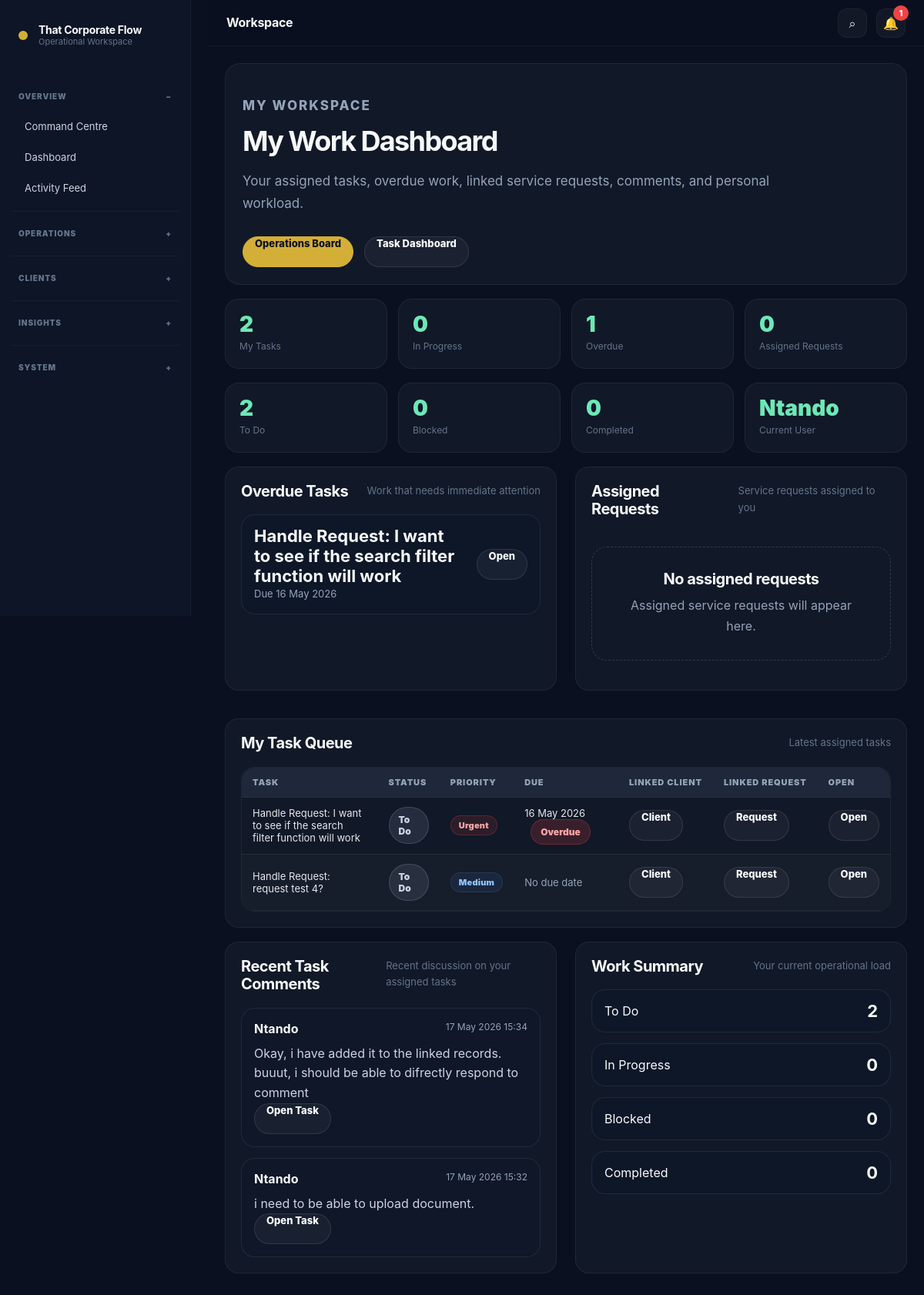
Screenshot of /operations/my-work/ (signed in) with the database file from the repository.
### accounts/models.py (models this page shows, shortened)
class CustomUser(AbstractUser):
    ROLE_CHOICES = [
        ('admin', 'Admin'),
        ('operations', 'Operations'),
        ('finance', 'Finance'),
        ('client', 'Client'),
        ('viewer', 'Viewer'),
    ]
    role = models.CharField(
        max_length=50,
        choices=ROLE_CHOICES,
        default='viewer'
    )
    company_name = models.CharField(
        max_length=255,
        blank=True
    )
    phone_number = models.CharField(
        max_length=50,
        blank=True
    )
    must_change_password = models.BooleanField(
        default=False
    )

### operations/models.py (models this page shows, shortened)
class InternalTask(models.Model):
    STATUS_CHOICES = [
        ('todo', 'To Do'),
        ('in_progress', 'In Progress'),
        ('blocked', 'Blocked'),
        ('completed', 'Completed'),
        ('cancelled', 'Cancelled'),
    ]
    PRIORITY_CHOICES = TaskTemplate.PRIORITY_CHOICES
    title = models.CharField(max_length=255)
    description = models.TextField(blank=True)
    template = models.ForeignKey(
        TaskTemplate,
        on_delete=models.SET_NULL,
        related_name='tasks',
        blank=True,
        null=True
    )
    assigned_to = models.ForeignKey(
        settings.AUTH_USER_MODEL,
        on_delete=models.SET_NULL,
        related_name='assigned_internal_tasks',
        blank=True,
        null=True
    )
    created_by = models.ForeignKey(
        settings.AUTH_USER_MODEL,
        on_delete=models.SET_NULL,
        related_name='created_internal_tasks',
        blank=True,
        null=True
    )
    linked_request = models.ForeignKey(
        'service_requests.ServiceRequest',
        on_delete=models.SET_NULL,
        related_name='internal_tasks',
        blank=True,
        null=True
    )
    linked_client = models.ForeignKey(
        'clients.ClientFolder',
        on_delete=models.SET_NULL,
        related_name='internal_tasks',
        blank=True,
        null=True
    )
    status = models.CharField(max_length=50, choices=STATUS_CHOICES, default='todo')
    priority = models.CharField(max_length=50, choices=PRIORITY_CHOICES, default='medium')
    due_date = models.DateField(blank=True, null=True)
    completed_at = models.DateTimeField(blank=True, null=True)
    created_at = models.DateTimeField(default=timezone.now)
    updated_at = models.DateTimeField(auto_now=True)
    def is_overdue(self):
        if self.due_date and self.status != 'completed':
            return timezone.now().date() > self.due_date
        return False

class InternalTaskComment(models.Model):
    task = models.ForeignKey(
        InternalTask,
        on_delete=models.CASCADE,
        related_name='comments'
    )
    author = models.ForeignKey(
        settings.AUTH_USER_MODEL,
        on_delete=models.CASCADE,
        related_name='internal_task_comments'
    )
    comment = models.TextField()
    created_at = models.DateTimeField(default=timezone.now)

### operations/views.py (the view)
# urls.py: path('my-work/', views.my_work_dashboard, name='my_work_dashboard'),
@login_required
def my_work_dashboard(request):
    my_tasks = InternalTask.objects.select_related(
        'assigned_to',
        'created_by',
        'linked_request',
        'linked_client',
    ).filter(
        assigned_to=request.user
    ).order_by('-created_at')
    overdue_tasks = []
    for task in my_tasks:
        if task.is_overdue():
            overdue_tasks.append(task)
    my_requests = request.user.assigned_requests.select_related(
        'submitted_by',
        'assigned_to',
        'linked_folder',
    ).all().order_by('-created_at')
    recent_comments = InternalTaskComment.objects.select_related(
        'task',
        'author',
    ).filter(
        task__assigned_to=request.user
    ).order_by('-created_at')[:8]
    pinned_announcements = OperationsAnnouncement.objects.filter(
        is_active=True,
        is_pinned=True
    ).order_by('-created_at')[:3]
    latest_announcements = OperationsAnnouncement.objects.filter(
        is_active=True
    ).order_by('-created_at')[:5]
    stats = {
        'total_tasks': my_tasks.count(),
        'todo': my_tasks.filter(status='todo').count(),
        'in_progress': my_tasks.filter(status='in_progress').count(),
        'blocked': my_tasks.filter(status='blocked').count(),
        'completed': my_tasks.filter(status='completed').count(),
        'overdue': len(overdue_tasks),
        'assigned_requests': my_requests.count(),
    }
    return render(request, 'operations/my_work_dashboard.html', {
        'my_tasks': my_tasks[:12],
        'overdue_tasks': overdue_tasks[:8],
        'my_requests': my_requests[:10],
        'recent_comments': recent_comments,
        'pinned_announcements': pinned_announcements,
        'latest_announcements': latest_announcements,
        'stats': stats,
    })

### notifications/context_processors.py (called while the page is built)
def unread_notifications(request):
    if request.user.is_authenticated:
        count = request.user.notifications.filter(is_read=False).count()
    else:
        count = 0
    return {
        'unread_notification_count': count,
    }

### templates/operations/my_work_dashboard.html (shortened to what this page needs)
﻿{% extends 'base.html' %}
{% block content %}
<section class='page-header'>
    <p class='eyebrow'>My Workspace</p>
    <h2>My Work Dashboard</h2>
    <p>
        Your assigned tasks, overdue work, linked service requests, comments, and personal workload.
    </p>
    <div class='hero-actions'>
        <a class='btn primary' href='{% url "task_board" %}'>
            Operations Board
        </a>
        <a class='btn secondary' href='{% url "task_dashboard" %}'>
            Task Dashboard
        </a>
    </div>
</section>
<section class='stats-grid'>
    <div class='stat-card'>
        <span>{{ stats.total_tasks }}</span>
        <p>My Tasks</p>
    </div>
    <div class='stat-card'>
        <span>{{ stats.in_progress }}</span>
        <p>In Progress</p>
    </div>
    <div class='stat-card'>
        <span>{{ stats.overdue }}</span>
        <p>Overdue</p>
    </div>
    <div class='stat-card'>
        <span>{{ stats.assigned_requests }}</span>
        <p>Assigned Requests</p>
    </div>
</section>
<section class='stats-grid'>
    <div class='stat-card'>
        <span>{{ stats.todo }}</span>
        <p>To Do</p>
    </div>
    <div class='stat-card'>
        <span>{{ stats.blocked }}</span>
        <p>Blocked</p>
    </div>
    <div class='stat-card'>
        <span>{{ stats.completed }}</span>
        <p>Completed</p>
    </div>
    <div class='stat-card'>
        <span>{{ user.username }}</span>
        <p>Current User</p>
    </div>
</section>
<section class='analytics-grid'>
    <div class='panel'>
        <div class='panel-header'>
            <h3>Overdue Tasks</h3>
            <p>Work that needs immediate attention</p>
        </div>
        <div class='metric-list'>
            {% for task in overdue_tasks %}
                <div class='metric-row'>
                    <div>
                        <strong>{{ task.title }}</strong>
                        <p class='muted'>Due {{ task.due_date|date:'d M Y' }}</p>
                    </div>
                    <a class='mini-btn' href='{% url "task_detail" task.id %}'>
                        Open
                    </a>
                </div>
            {% empty %}
                <div class='empty-state compact-empty'>
                    <h3>No overdue tasks</h3>
                    <p>You are clear for now.</p>
                </div>
            {% endfor %}
        </div>
    </div>
    <div class='panel'>
        <div class='panel-header'>
            <h3>Assigned Requests</h3>
            <p>Service requests assigned to you</p>
        </div>
        <div class='metric-list'>
            {% for request_item in my_requests %}
                <div class='metric-row'>
                    <div>
                        <strong>{{ request_item.title }}</strong>
                        <p class='muted'>{{ request_item.get_status_display }} - {{ request_item.get_priority_display }}</p>
                    </div>
                    <a class='mini-btn' href='{% url "request_detail" request_item.id %}'>
                        Open
                    </a>
                </div>
            {% empty %}
                <div class='empty-state compact-empty'>
                    <h3>No assigned requests</h3>
                    <p>Assigned service requests will appear here.</p>
                </div>
            {% endfor %}
        </div>
    </div>
</section>
<section class='panel'>
    <div class='panel-header'>
        <h3>My Task Queue</h3>
        <p>Latest assigned tasks</p>
    </div>
    <div class='table-wrap'>
        <table>
            <thead>
                <tr>
                    <th>Task</th>
                    <th>Status</th>
                    <th>Priority</th>
                    <th>Due</th>
                    <th>Linked Client</th>
                    <th>Linked Request</th>
                    <th>Open</th>
                </tr>
            </thead>
            <tbody>
                {% for task in my_tasks %}
                    <tr>
                        <td>{{ task.title }}</td>
                        <td>
                            <span class='task-status task-status-{{ task.status }}'>
                                {{ task.get_status_display }}
                            </span>
                        </td>
                        <td>
                            <span class='priority-badge priority-{{ task.priority }}'>
                                {{ task.get_priority_display }}
                            </span>
                        </td>
                        <td>
                            {% if task.due_date %}
                                {{ task.due_date|date:'d M Y' }}
                                {% if task.is_overdue %}
                                    <span class='overdue-pill'>Overdue</span>
                                {% endif %}
                            {% else %}
                                <span class='muted'>No due date</span>
                            {% endif %}
                        </td>
                        <td>
                            {% if task.linked_client %}
                                <a class='mini-btn' href='{% url "client_profile" task.linked_client.id %}'>
                                    Client
                                </a>
                            {% else %}
                                <span class='muted'>None</span>
                            {% endif %}
                        </td>
                        <td>
                            {% if task.linked_request %}
                                <a class='mini-btn' href='{% url "request_detail" task.linked_request.id %}'>
                                    Request
                                </a>
                            {% else %}
                                <span class='muted'>None</span>
                            {% endif %}
                        </td>
                        <td>
                            <a class='mini-btn' href='{% url "task_detail" task.id %}'>
                                Open
                            </a>
                        </td>
                    </tr>
                {% empty %}
                    <tr>
                        <td colspan='7'>You do not have assigned tasks yet.</td>
                    </tr>
                {% endfor %}
            </tbody>
        </table>
    </div>
</section>
<section class='analytics-grid'>
    <div class='panel'>
        <div class='panel-header'>
            <h3>Recent Task Comments</h3>
            <p>Recent discussion on your assigned tasks</p>
        </div>
        <div class='comment-list'>
            {% for comment in recent_comments %}
                <div class='comment-card'>
                    <div class='comment-header'>
                        <strong>{{ comment.author.username }}</strong>
                        <span>{{ comment.created_at|date:'d M Y H:i' }}</span>
                    </div>
                    <p>{{ comment.comment }}</p>
                    <a class='mini-btn' href='{% url "task_detail" comment.task.id %}'>
                        Open Task
                    </a>
                </div>
            {% empty %}
                <div class='empty-state compact-empty'>
                    <h3>No comments yet</h3>
                    <p>Comments on your assigned tasks will appear here.</p>
                </div>
            {% endfor %}
        </div>
    </div>
    <div class='panel'>
        <div class='panel-header'>
            <h3>Work Summary</h3>
            <p>Your current operational load</p>
        </div>
        <div class='metric-list'>
            <div class='metric-row'>
                <span>To Do</span>
                <strong>{{ stats.todo }}</strong>
            </div>
            <div class='metric-row'>
                <span>In Progress</span>
                <strong>{{ stats.in_progress }}</strong>
            </div>
            <div class='metric-row'>
                <span>Blocked</span>
                <strong>{{ stats.blocked }}</strong>
            </div>
            <div class='metric-row'>
                <span>Completed</span>
                <strong>{{ stats.completed }}</strong>
            </div>
        </div>
    </div>
</section>
{% endblock %}

### static/css/final_cleanup.css (style rules this page uses)
body { background: var(--bg); color: var(--text); }
h2 { font-size: clamp(28px, 3vw, 44px) !important; line-height: 1.08 !important; letter-spacing: -0.04em !important; font-weight: 750 !important; }
h3 { font-size: clamp(20px, 2vw, 28px) !important; line-height: 1.2 !important; letter-spacing: -0.025em !important; }
p { line-height: 1.72; }
.panel, .command-panel, .focus-panel, .settings-panel, .auth-card, .client-flow-card, .public-preview-card, .simple-launcher-card, .focus-kpi-card, .stat-card, .notification-card, .global-result-card, .ai-action-card, .module-card, .kanban-card, .client-delivery-card, .announcement-card { background: var(--panel) !important; border: 1px solid var(--border) !important; box-shadow: none !important; border-radius: 22px !important; }
.panel, .command-panel, .focus-panel, .settings-panel, .auth-card, .client-flow-card, .public-preview-card { padding: 24px !important; }
.empty-state, .empty-panel, .compact-empty, .table-empty-state, .clean-empty-state { padding: 38px; border-radius: 24px; background: var(--panel); border: 1px dashed var(--border-soft); text-align: center; margin: 18px 0; }
.empty-state h3, .empty-panel h3, .compact-empty h3, .table-empty-state h3, .clean-empty-state h3 { margin: 0 0 10px; color: var(--text); font-size: 24px !important; letter-spacing: -0.03em; }
.empty-state p, .empty-panel p, .compact-empty p, .table-empty-state p, .clean-empty-state p { margin: 0 auto; color: var(--muted); line-height: 1.7; max-width: 620px; }
.btn, .mini-btn, .public-btn, .slack-btn { box-shadow: none !important; }
.btn.primary, .public-btn.primary, .slack-btn.primary { background: var(--gold) !important; color: #0a0f1c !important; border-color: var(--gold) !important; }
.btn.secondary, .public-btn.secondary, .slack-btn.secondary { background: rgba(255,255,255,0.04) !important; color: var(--text) !important; border-color: rgba(255,255,255,0.12) !important; }

### rows the page displays
CustomUser: username "Ntando"
InternalTask: title "Handle Request: I want to see if the search filter function will work", due_date "16 May 2026", status "To Do", priority "Urgent", shows "Overdue", shows "Client"
InternalTask: title "Handle Request: request test 4?", status "To Do", priority "Medium", shows "No due date", shows "Client"
InternalTaskComment: author.username "Ntando", created_at "17 May 2026 15:34", comment "Okay, i have added it to the linked records. buuut, i should be able to difrectly respond to comment"
InternalTaskComment: author.username "Ntando", created_at "17 May 2026 15:32", comment "i need to be able to upload document."

### other values shown
{{ unread_notification_count }} "1"
{{ stats.total_tasks }} "2"
{{ stats.in_progress }} "0"
{{ stats.overdue }} "1"
{{ stats.assigned_requests }} "0"
{{ stats.todo }} "2"
{{ stats.blocked }} "0"
{{ stats.completed }} "0"
